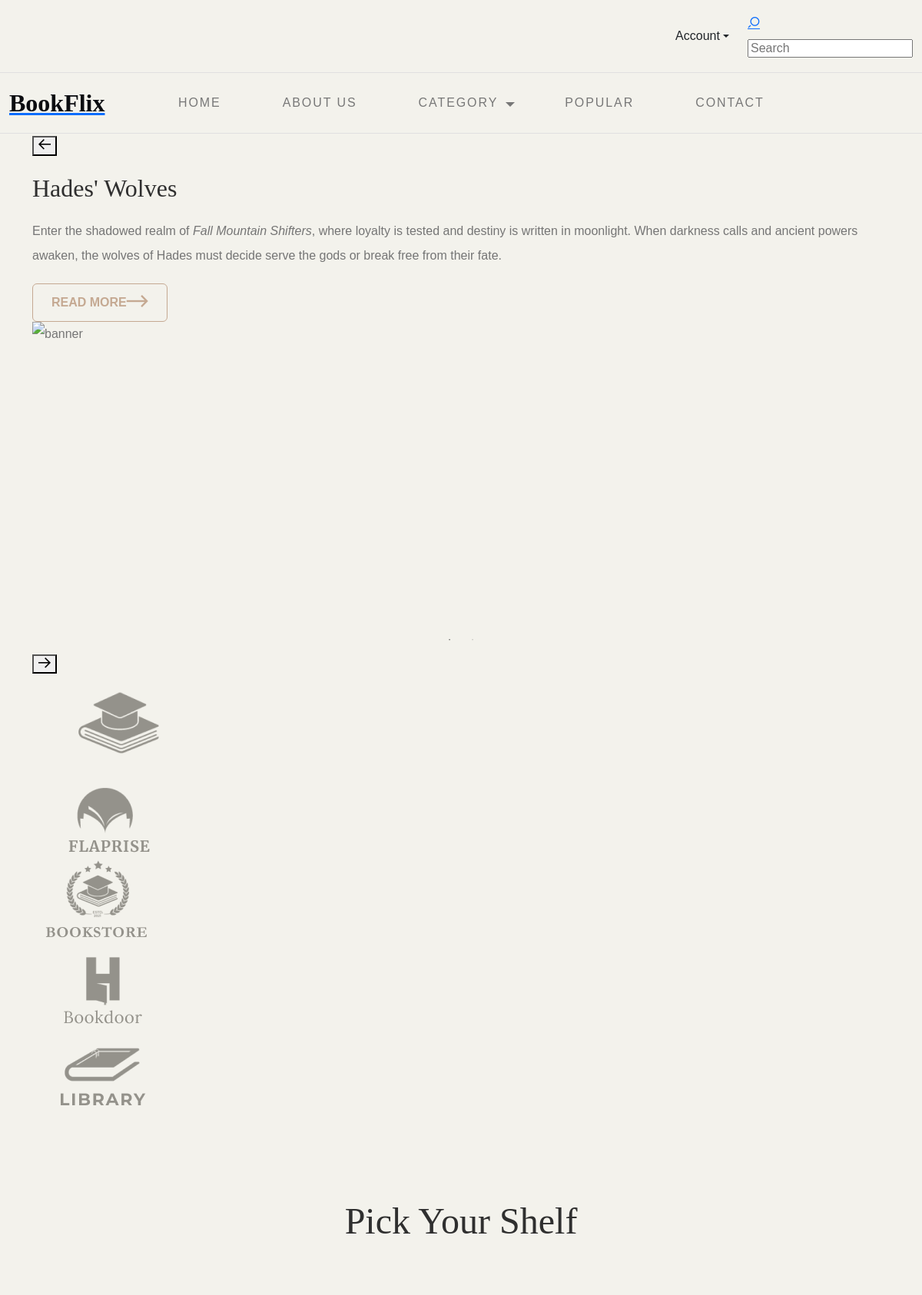
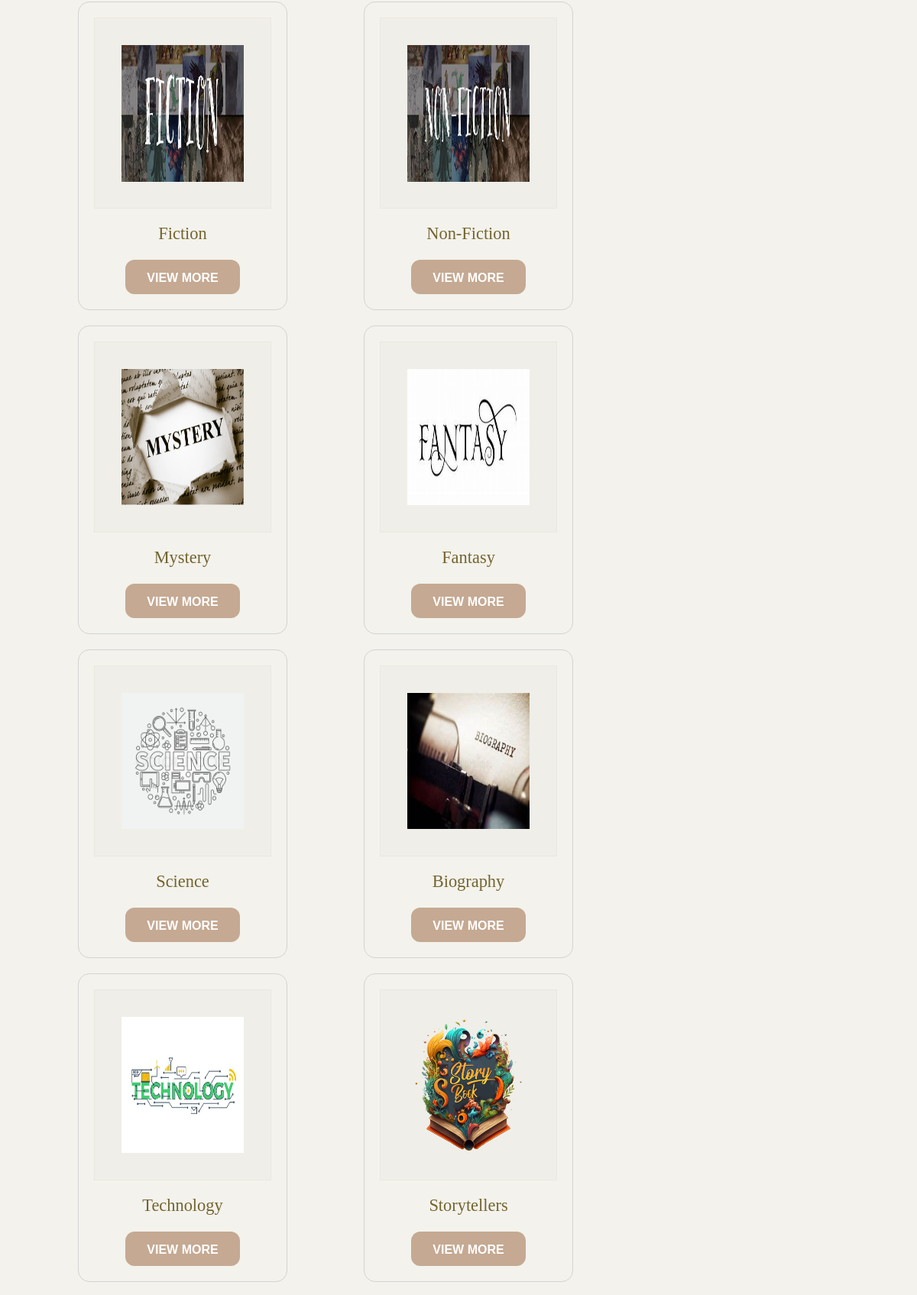
/Bookshop/Homepage/ (upper part), run on the app's committed database (2 pictures, top to bottom).
### Myapp/models.py (models this page shows)
class catergorydb(models.Model):
    Catergory_name=models.CharField(max_length=40,null=True,blank=True)
    Catergory_description=models.TextField(null=True,blank=True)
    Catergory_cover=models.ImageField(upload_to="Catergory Cover Image",null=True,blank=True)

### webapp/views.py (the view)
# urls.py: path('Homepage/', views.Homepage, name="Homepage"),
def Homepage(request):
    books = bookdb.objects.all()
    category = catergorydb.objects.all()
    cart_count = 0
    uname = request.session.get('username')
    if uname:
        cart_count = cartdb.objects.filter(Singlebook_username=uname).count()
    return render(request, "Homepage.html", {'category': category, 'books': books, 'cart_count': cart_count})

### webapp/templates/Homepage.html (shortened to what this page needs)
<!DOCTYPE html>
<html lang="en">
{% load static %}
<head>
    <link href="https://cdn.jsdelivr.net/npm/bootstrap@5.3.1/dist/css/bootstrap.min.css" rel="stylesheet"
>
    <link rel="stylesheet" type="text/css" href="{% static 'web/css/normalize.css' %}">
    <link rel="stylesheet" type="text/css" href="{% static 'web/icomoon/icomoon.css' %}">
    <link rel="stylesheet" type="text/css" href="{% static 'web/css/vendor.css' %}">
    <link rel="stylesheet" type="text/css" href="{% static 'web/style.css' %}">
</head>
<body data-bs-spy="scroll" data-bs-target="#header" tabindex="0">
<div id="header-wrap">
    <div class="top-content">
        <div class="container-fluid">
            <div class="row">
                <div class="col-md-6">
                </div>
                <div class="col-md-6">
                    <div class="right-element d-flex justify-content-end align-items-center">
                        {% if request.session.username %}
                        <div class="nav-item dropdown me-4">
                            <a href="#" class="nav-link dropdown-toggle text-dark d-flex align-items-center"
                               data-bs-toggle="dropdown">
                                <i class="fas fa-user-circle fa-lg me-2"></i>Welcome, {{request.session.username}}
                            </a>
                            <ul class="dropdown-menu dropdown-menu-end">
                                <li><a class="dropdown-item" href="{% url 'logout' %}">Logout</a></li>
                            </ul>
                        </div>
                        {% else %}
                        <div class="nav-item dropdown me-4">
                            <a href="#" class="nav-link dropdown-toggle text-dark d-flex align-items-center"
                               data-bs-toggle="dropdown">
                                Account
                            </a>
                        </div>
                        {% endif %}
                        <div class="action-menu">
                            <div class="search-bar">
                                <a href="#" class="search-button search-toggle" data-selector="#header-wrap">
                                    <i class="icon icon-search"></i>
                                </a>
                                <form role="search" method="get" class="search-box">
                                    <input class="search-field text search-input" placeholder="Search" type="search">
                                </form>
                            </div>
                        </div>
                    </div>
                </div>
            </div>
        </div>
    </div>
    <header id="header">
        <div class="container-fluid">
            <div class="row">
                <div class="col-md-2">
                    <div class="main-logo">
                        <a href="{% url 'Homepage' %}">
                            <h2 style="font-weight:800; font-size:32px; color:#0b0c10; margin:0px;">BookFlix</h2>
                        </a>
                    </div>
                </div>
                <div class="col-md-10">
                    <nav id="navbar">
                        <div class="main-menu stellarnav">
                            <ul class="menu-list">
                                <li class="menu-item {% if request.resolver_match.url_name == 'Homepage' %}active{% endif %}">
                                    <a href="{% url 'Homepage' %}">Home</a>
                                </li>
                                <li class="menu-item {% if request.resolver_match.url_name == 'Aboutpage' %}active{% endif %}">
                                    <a href="{% url 'Aboutpage' %}">About Us</a>
                                </li>
                                <li class="menu-item has-sub {% if request.resolver_match.url_name == 'Filterbooks' %}active{% endif %}">
                                    <a href="#">Category</a>
                                </li>
                                <li class="menu-item {% if request.resolver_match.url_name == 'Popularpage' %}active{% endif %}">
                                    <a href="{% url 'Popularpage' %}">Popular</a>
                                </li>
                                <li class="menu-item {% if request.resolver_match.url_name == 'Contactpage' %}active{% endif %}">
                                    <a href="{% url 'Contactpage' %}">Contact</a>
                                </li>
                            </ul>
                        </div>
                    </nav>
                </div>
            </div>
        </div>
    </header>
</div>
<section id="billboard">
    {% block content %}
    <div class="container">
        <div class="row">
            <div class="col-md-12">
                <button class="prev slick-arrow">
                    <i class="icon icon-arrow-left"></i>
                </button>
                <div class="main-slider pattern-overlay">
                    <div class="slider-item">
                        <div class="banner-content">
                            <h2 class="banner-title">Hades' Wolves</h2>
                            <p>
                                Enter the shadowed realm of <em>Fall Mountain Shifters</em>, where loyalty is tested and
                                destiny is
                                written in moonlight.
                                When darkness calls and ancient powers awaken, the wolves of Hades must decide serve the
                                gods or break
                                free from their fate.
                            </p>
                            <div class="btn-wrap">
                                <a href="{% url 'Popularpage' %}" class="btn btn-outline-accent btn-accent-arrow">
                                    Read More<i class="icon icon-ns-arrow-right"></i>
                                </a>
                            </div>
                        </div>
                        <img src="{% static 'web/images/book1.jpg' %}" alt="banner" class="banner-image" height="400px"
                             width="400px">
                    </div>
                </div>
                <button class="next slick-arrow">
                    <i class="icon icon-arrow-right"></i>
                </button>
            </div>
        </div>
    </div>
</section>
<section id="client-holder" data-aos="fade-up">
    <div class="container">
        <div class="row">
            <div class="inner-content">
                <div class="logo-wrap">
                    <div class="grid">
                        <a href="#"><img src="{% static 'web/images/client-image1.png' %}" alt="client"></a>
                        <a href="#"><img src="{% static 'web/images/client-image2.png' %}" alt="client"></a>
                        <a href="#"><img src="{% static 'web/images/client-image3.png' %}" alt="client"></a>
                        <a href="#"><img src="{% static 'web/images/client-image4.png' %}" alt="client"></a>
                        <a href="#"><img src="{% static 'web/images/client-image5.png' %}" alt="client"></a>
                    </div>
                </div>
            </div>
        </div>
    </div>
</section>
<section id="featured-books" class="py-5 my-5">
    <div class="container">
        <div class="row">
            <div class="col-md-12">
                <div class="section-header align-center">
                    <h2 class="section-title">Pick Your Shelf</h2>
                </div>
                <div class="product-list" data-aos="fade-up">
                    <div class="row" style="margin:10px;">
                        {% for i in category %}
                        <div class="col-md-3"
                             style="border:1px solid lightgrey; padding:20px; border-radius:15px; margin:10px 50px;">
                            <div class="product-item">
                                <figure class="product-style">
                                    <img src="{{i.Catergory_cover.url}}" alt="Books" class="product-item"
                                         style="height:250px;">
                                </figure>
                                <figcaption>
                                    <h3>{{i.Catergory_name}}</h3>
                                </figcaption>
                                <div class="text-center">
                                    <a href="{% url 'Filterbooks' category_name=i.Catergory_name %}" type="button"
                                       class="btn btn-outline-success"
                                       style="width:150px; border-radius:12px; height:45px; text-align:center;">View
                                        More</a>
                                </div>
                            </div>
                        </div>
                        {% endfor %}
                    </div>
                </div>
            </div>
</section>
    {% endblock %}
</body>
</html>

### webapp/static/web/icomoon/icomoon.css (style rules this page uses)
[class^="icon-"], [class*=" icon-"] { font-family: 'icomoon' !important; speak: never; font-style: normal; font-weight: normal; font-variant: normal; text-transform: none; line-height: 1; -webkit-font-smoothing: antialiased; -moz-osx-font-smoothing: grayscale; }
.icon-ns-arrow-right:before { content: "\e90b"; }
.icon-search:before { content: "\e905"; }
.icon-arrow-left:before { content: "\e900"; }
.icon-arrow-right:before { content: "\e901"; }

### webapp/static/web/style.css (style rules this page uses)
:root { --accent-color: #C5A992; --dark-color: #2f2f2f; --light-color: #F3F2EC; --body-text-color: #757575; --body-font: "Raleway", sans-serif; --heading-font: "Prata", Georgia, serif; }
*, *::before, *::after { box-sizing: border-box; }
body { margin: 0; font-family: var(--body-font); font-size: 16px; line-height: 2; color: var(--body-text-color); background: var(--light-color); }
img { max-width: 100%; display: block; }
ul { list-style: none; padding: 0; margin: 0; }
h1, h2, h3, h4, h5, h6 { font-family: var(--heading-font); color: var(--dark-color); margin: 20px 0; }
p { margin-bottom: 20px; }
#header-wrap { background: #f3f2ec; }
.top-content { padding: 15px 0; border-bottom: 1px solid #e0e0e0; }
#header { padding: 20px 0; border-bottom: 1px solid #e0e0e0; }
.menu-list { display: flex; align-items: center; gap: 40px; }
.menu-item > a { color: #111; text-transform: uppercase; font-weight: 500; letter-spacing: 0.12em; text-decoration: none; }
.menu-item.has-sub { position: relative; }
.btn { background: var(--accent-color); color: #fff; padding: 0.75em 1.5em; border: none; cursor: pointer; font-weight: 600; text-transform: uppercase; }
.btn-outline-accent { background: transparent; border: 1px solid var(--accent-color); color: var(--accent-color); }
.section-title { font-size: 3em; text-align: center; margin-bottom: 60px; }
.product-style img.product-item { background: #efeee8; border: 1px solid #eae8df; padding: 15%; }
.product-item figcaption { text-align: center; margin-top: 20px; }
.product-item h3 { font-size: 1.4em; color: #74642F; }

### data on the page
catergorydb: Catergory_cover (picture), Catergory_name "Fiction"
catergorydb: Catergory_cover (picture), Catergory_name "Non-Fiction"
catergorydb: Catergory_cover (picture), Catergory_name "Mystery"
catergorydb: Catergory_cover (picture), Catergory_name "Fantasy"
catergorydb: Catergory_cover (picture), Catergory_name "Science"
catergorydb: Catergory_cover (picture), Catergory_name "Biography"
catergorydb: Catergory_cover (picture), Catergory_name "Technology"
catergorydb: Catergory_cover (picture), Catergory_name "Storytellers"
